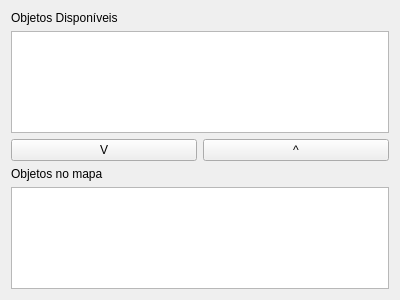
<?xml version="1.0" encoding="UTF-8"?>
<ui version="4.0">
 <class>NewMapWindowObjectWidget</class>
 <widget class="QWidget" name="NewMapWindowObjectWidget">
  <property name="geometry">
   <rect>
    <x>0</x>
    <y>0</y>
    <width>400</width>
    <height>300</height>
   </rect>
  </property>
  <property name="windowTitle">
   <string>Form</string>
  </property>
  <layout class="QGridLayout" name="gridLayout">
   <item row="0" column="0">
    <widget class="QLabel" name="label">
     <property name="text">
      <string>Objetos Disponíveis</string>
     </property>
    </widget>
   </item>
   <item row="1" column="0" colspan="2">
    <widget class="QListWidget" name="listObjectsDispon">
     <property name="acceptDrops">
      <bool>true</bool>
     </property>
     <property name="dragDropOverwriteMode">
      <bool>true</bool>
     </property>
     <property name="dragDropMode">
      <enum>QAbstractItemView::DragDrop</enum>
     </property>
    </widget>
   </item>
   <item row="2" column="0">
    <widget class="QPushButton" name="pushButton">
     <property name="text">
      <string>V</string>
     </property>
    </widget>
   </item>
   <item row="2" column="1">
    <widget class="QPushButton" name="pushButton_2">
     <property name="text">
      <string>^</string>
     </property>
    </widget>
   </item>
   <item row="3" column="0">
    <widget class="QLabel" name="label_2">
     <property name="text">
      <string>Objetos no mapa</string>
     </property>
    </widget>
   </item>
   <item row="4" column="0" colspan="2">
    <widget class="QListWidget" name="listObjectsEscolhidas"/>
   </item>
  </layout>
 </widget>
 <resources/>
 <connections/>
</ui>
